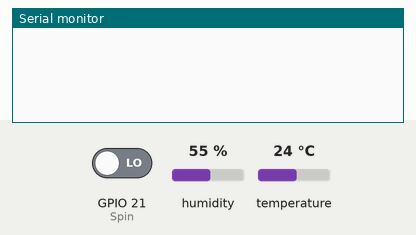
Recording of a sketch running on a simulated ESP32. On the bench: the last lines printed to the serial monitor. The inputs (shaded band) are chosen by the test bench; at power-on: humidity 55 %, temperature 24 °C, GPIO 21 (Spin) LOW.

Above: at 3.7 s.
3.8 s: humidity set to 22 %
At 13.6 s:
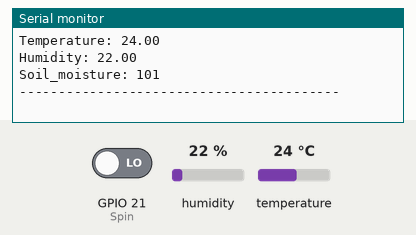
18.8 s: temperature set to 12 °C
33.8 s: humidity set to 40 %
At 43.1 s:
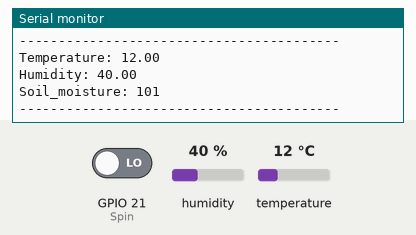

Measured:
- after the input at 3.8 s, the serial monitor: prints a new line after 8.7 s (image 1)
- after the input at 33.8 s, the serial monitor: prints a new line after 8.9 s (image 2)

The sketch:

DHT11-SoilMoisture-ESP32-UBIDOTS.ino
```cpp
#include "UbidotsEsp32Mqtt.h"
#include "DHT.h"
#define DHTPIN 18
#define Spin 21
#define DHTTYPE DHT11
DHT dht(DHTPIN, DHTTYPE);
const char *UBIDOTS_TOKEN = "BBFF-UBLFGoqfx7pt3DLttkyKP5o72feIrM";         //Paste the ID credentials from the website.
const char *WIFI_SSID = "CodingScientist";              //Enter your WiFi connection name.
const char *WIFI_PASS = "BumBiteTrisha";              //Enter the password of your WiFi.
const char *DEVICE_LABEL = "DHT11-SoilMoisture-ESP32-C";
const char *VARIABLE_LABEL_1 = "Temperature";
const char *VARIABLE_LABEL_2 = "Humidity";
const char *VARIABLE_LABEL_3 = "Soil_moisture";
const int PUBLISH_FREQUENCY = 5000;
unsigned long timer;
Ubidots ubidots(UBIDOTS_TOKEN);

void callback(char *topic, byte *payload, unsigned int length)
{
  Serial.print("Message arrived [");
  Serial.print(topic);
  Serial.print("] ");
  for (int i = 0; i < length; i++)
  {
    Serial.print((char)payload[i]);
  }
  Serial.println();
}

void setup()
{
  Serial.begin(9600);
  delay(1000);
  ubidots.connectToWifi(WIFI_SSID, WIFI_PASS);
  ubidots.setCallback(callback);
  ubidots.setup();
  ubidots.reconnect();
  timer = millis();
}

void loop()
{
  if (!ubidots.connected())
  {
    ubidots.reconnect();
  }
  if (millis() - timer)
  {
    float h = dht.readHumidity();
    float t = dht.readTemperature();
    int s = digitalRead(Spin);
    s = map(s,550,10,0,100);
    ubidots.add(VARIABLE_LABEL_1, t);
    ubidots.add(VARIABLE_LABEL_2, h);
    ubidots.add(VARIABLE_LABEL_3, s);
    ubidots.publish(DEVICE_LABEL);
    Serial.println("Temperature: " + String(t));
    Serial.println("Humidity: " + String(h));
    Serial.println("Soil_moisture: " + String(s));
    Serial.println("-----------------------------------------");
    timer = millis();
  }
  delay(10000);
  ubidots.loop();
}
```
